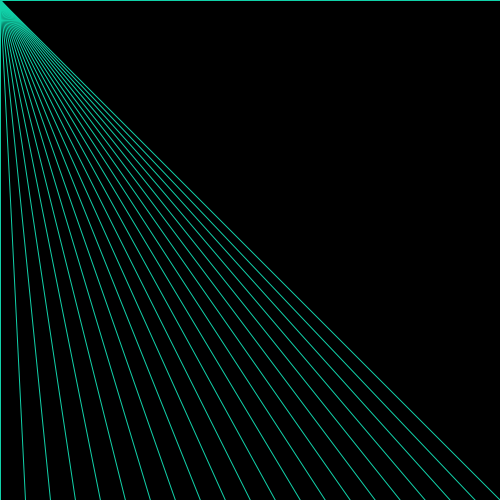
Frame 1 (no input)
Frame 60 (the mouse pressed at the canvas centre just before this capture): identical to frame 1, image omitted
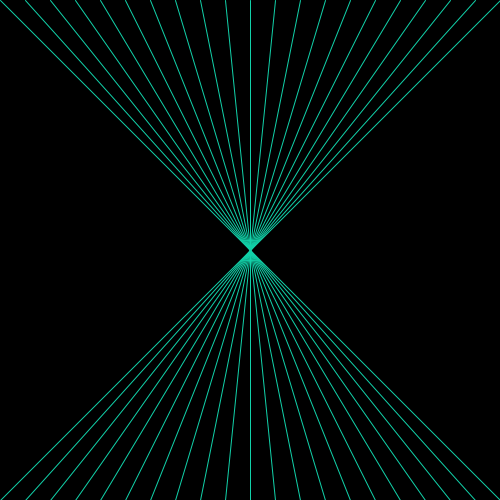
Frame 120 (the mouse held since frame 60 and released just before this capture)

The Processing sketch that drew these frames (run headless with seeded random() and noise(); from frame 60 on, the mouse is pressed at the canvas centre):

// Processing sketch: processing_38058
// ── processing_38058.pde

void setup() {
size(500, 500);
}
 
void draw() {
background(0, 0, 0);




float disX = 25;

for (int x = 0; x<=20; x++)
{

  stroke (17, 209, 169);
  line(x * disX, 0, mouseX, mouseY);
  line (x* disX, 500, mouseX, mouseY);
}

}          
                
